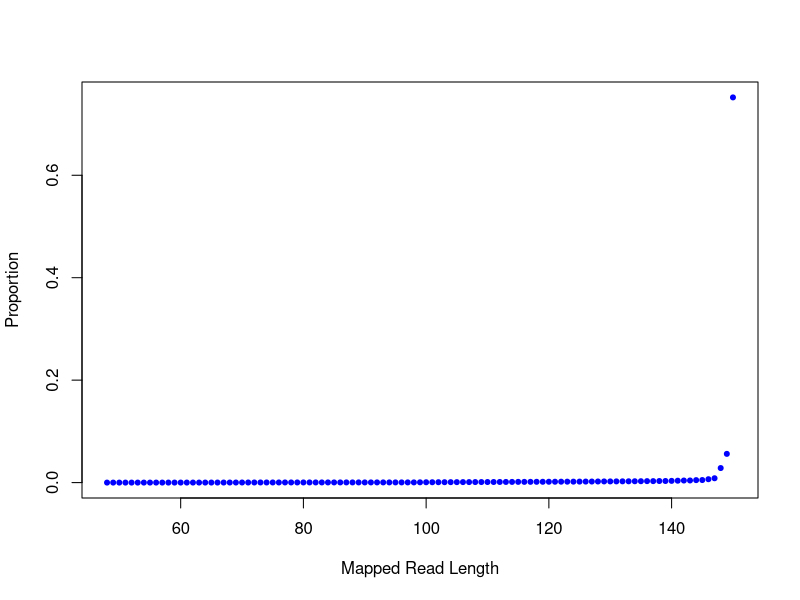

Source code (R):
png("/rds/user/is460/hpc-work/muscle-rnaseq/ezbamqc/output/figs/srpk3_wt_ttnb_het_7.readlen_profile.png",width=500,height=500,units="px")
readlen_val=c(48,49,50,51,52,53,54,55,56,57,58,59,60,61,62,63,64,65,66,67,68,69,70,71,72,73,74,75,76,77,78,79,80,81,82,83,84,85,86,87,88,89,90,91,92,93,94,95,96,97,98,99,100,101,102,103,104,105,106,107,108,109,110,111,112,113,114,115,116,117,118,119,120,121,122,123,124,125,126,127,128,129,130,131,132,133,134,135,136,137,138,139,140,141,142,143,144,145,146,147,148,149,150)
readlen_count=c(115,195,390,526,723,943,1138,1390,1696,1916,2480,2530,2818,3074,3527,3591,4051,4250,5358,5965,6846,7278,9532,10053,11146,12420,11514,12447,12900,14809,13824,14132,14324,15328,14865,15317,15483,15606,16173,16374,16303,17159,16719,16993,17999,17545,17899,17799,17926,18268,18670,26068,31400,32864,36489,37670,40860,41998,45484,46143,49345,50637,53151,54862,57691,60107,63332,67254,67232,69576,72231,75560,78128,80292,83934,85963,87981,91453,95091,97904,102358,107648,109085,111685,116930,119669,124897,128622,135513,136375,145470,148120,159489,175362,191679,196114,228223,236920,314100,402958,1348771,2664790,35728079)
plot(readlen_val,(readlen_count/47512796),pch=20,xlab="Mapped Read Length",ylab="Proportion",col="blue")
dev.state=dev.off()
